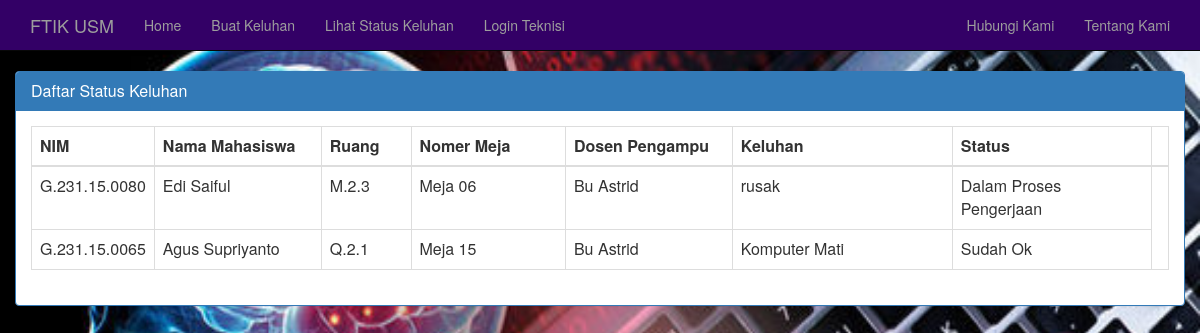
/index.php/status, run on the app's committed database.
### tables this page shows
CREATE TABLE IF NOT EXISTS `keluhan` (
  `Id_trx` int(11) NOT NULL,
  `NIM` varchar(20) NOT NULL DEFAULT '',
  `nama` varchar(50) NOT NULL,
  `ruang` varchar(20) NOT NULL,
  `nomer_meja` varchar(8) NOT NULL,
  `dosen_pengampu` varchar(50) NOT NULL,
  `Keluhan` varchar(100) NOT NULL,
  `status` varchar(25) DEFAULT NULL
);

### application/controllers/status.php (called while the page is built, shortened)
<?php
class status extends CI_Controller {
		function __construct() {
		$this->load->model('tabel_m');
		}
	function index()
	{
		$rs_data['result'] = $this->tabel_m->get_data();
		$this->load->view('tabel', $rs_data);
	}
}

### index.php (called while the page is built, shortened)
<?php
require_once BASEPATH.'core/CodeIgniter.php';

### application/models/tabel_m.php (called while the page is built, shortened)
<?php
    class tabel_m extends CI_Model {
	function get_data(){
		$sql = "SELECT NIM, nama, ruang, nomer_meja, dosen_pengampu, Keluhan, status FROM keluhan";
		$query = $this->db->query($sql);
		if ($query->num_rows() > 0) {
			$result = $query->result_array();
			return $result;
	} else {
			return array();
	}
}
	}

### application/views/tabel.php (the view, shortened to what this page needs)
<html>
<head>
 <link rel="stylesheet" type="text/css" href="<?php echo base_url()?>Bootstrap/css/bootstrap.min.css">
 <link rel="stylesheet" type="text/css" href="<?php echo base_url()?>assets/datatables/dataTables.min.css">
</head>
<body >
   <nav class="navbar navbar-inverse navbar-static-top" id="mainNav">
      <div class="container">
        <div class="navbar-header">
          <a class="navbar-brand" href="home.php">FTIK USM</a>
        </div>
        <div id="navbar" class="navbar-collapse collapse">
          <ul class="nav navbar-nav">
		  <li class="icon-switch1"><a href="<?php echo base_url(); ?>">Home</a></li>
            <li class="icon-switch2"><a href="<?php echo base_url("index.php/keluhan/yes"); ?>">Buat Keluhan</a></li>
			<li class="icon-switch2"><a href="<?php echo base_url("index.php/status"); ?>">Lihat Status Keluhan</a></li>
			<li class="icon-switch2"><a href="<?php echo base_url("index.php/Login"); ?>">Login Teknisi</a></li>
          </ul>
          <ul class="nav navbar-nav navbar-right">
            <li><a href="#">Hubungi Kami</a></li>
            <li><a href="#">Tentang Kami</a></li>
          </ul>
        </div>
      </div>
    </nav>
		<div class="col-sm-12">
<div class="panel panel-primary">
<div class="panel-heading">
<h3 class="panel-title">Daftar Status Keluhan</h3>
</div>
<div class="panel-body">
	<table id="table" class="table table-stiped table-bordered" cellspacing="0" width="100%">
	<thead>
	<tr>
		<th width ='10%'>NIM</th>
		<th width ='15%'>Nama Mahasiswa</th>
		<th width ='8%'>Ruang</th>
		<th width ='14%' >Nomer Meja</th>
		<th width ='15%' >Dosen Pengampu</th>
		<th width ='20%' >Keluhan</th>
		<th width ='20%' >Status</th>
		<th width ='10%' ></th>
	</tr>
</thead>
<tbody>
<?php
foreach ($result as $value) {
?>
<tr>
	<td><?php echo $value['NIM'] ;?></td>
	<td><?php echo $value['nama'] ;?></td>
	<td><?php echo $value['ruang'] ;?></td>
	<td><?php echo $value['nomer_meja'] ;?></td>
	<td><?php echo $value['dosen_pengampu'] ;?></td>
	<td><?php echo $value['Keluhan'] ;?></td>
	<td><?php echo $value['status'] ;?></td>
</tr>
<?php
}
?>
</tbody>
</table>
</body>
</html>

### application/views/tabel.php (style rules this page uses)
.navbar-inverse { background-color: #330066; }

### data on the page
keluhan: NIM "G.231.15.0080", nama "Edi Saiful", ruang "M.2.3", nomer_meja "Meja 06", dosen_pengampu "Bu Astrid", Keluhan "rusak", status "Dalam Proses Pengerjaan"
keluhan: NIM "G.231.15.0065", nama "Agus Supriyanto", ruang "Q.2.1", nomer_meja "Meja 15", dosen_pengampu "Bu Astrid", Keluhan "Komputer Mati", status "Sudah Ok"
